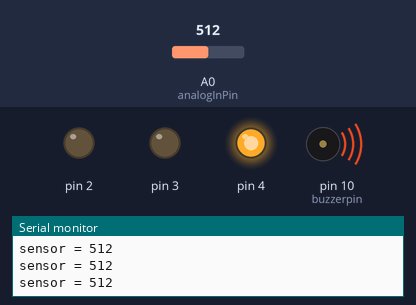
The sketch below on a simulated Arduino Uno, built with avr-gcc and run on an emulated ATmega328P. On the bench: output pins drawn as LEDs (lit = HIGH), buzzer (waves = sounding), the last lines printed to the serial monitor. Inputs (shaded band) come from the test bench; at power-on: A0 (analogInPin) = 512.

Above: at 1.2 s.
1.3 s: A0 (analogInPin) set to 492
At 1.8 s:
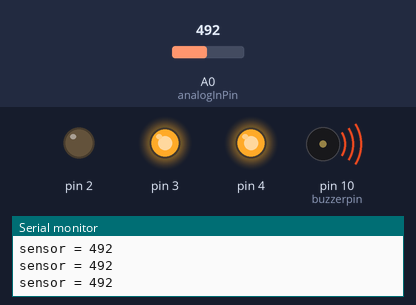
2.8 s: A0 (analogInPin) set to 431
4.3 s: A0 (analogInPin) set to 408
At 5.5 s:
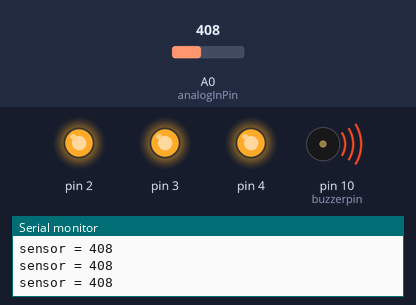
5.9 s: A0 (analogInPin) set to 686
7.4 s: A0 (analogInPin) set to 712
At 8.0 s:
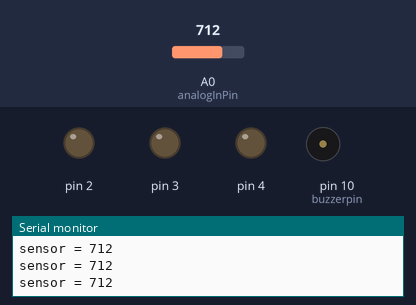
9.0 s: A0 (analogInPin) set to 690
At 10.4 s:
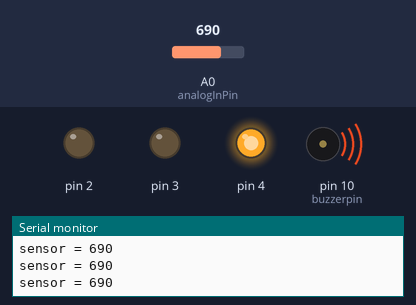
Timing chart, 0 to 11.5 s (numbered marks = the images above; inputs shaded):
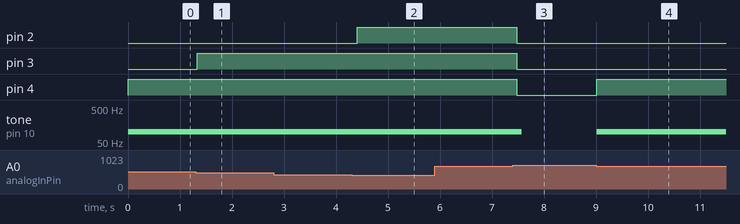

The sketch:

main.ino
```cpp
const int analogInPin = A0;
int sensorValue = 0;
const int buzzerpin =10;

void setup() {
  // declare pin  to be an output:
  pinMode(2,OUTPUT);
  pinMode(3,OUTPUT);
  pinMode(4,OUTPUT);
  pinMode(buzzerpin, OUTPUT);
  Serial.begin(9600);
}

// the loop routine runs over and over again forever:
void loop() {
  sensorValue = analogRead(analogInPin);
  Serial.print("sensor = ");
  Serial.print(sensorValue);
  Serial.print("\n");
  delay(2);
  // conditionals untuk determine kalau lebih dari interval atau kurang dari interval lalu execute
  if((sensorValue>=100)&&(sensorValue<=420)){
    digitalWrite(2,HIGH);
    delay(100);
    }
  else if((sensorValue>=421)&&(sensorValue<=500)){
   digitalWrite(3,HIGH);
   delay(100);
    }
  else if((sensorValue>=501)&&(sensorValue<=700)){
    digitalWrite(4,HIGH);
    tone(buzzerpin, 100);
    delay(100);
    }
  else{
    digitalWrite(2,LOW);
    digitalWrite(3,LOW);
    digitalWrite(4,LOW);
    delay(100);
    noTone(buzzerpin);
    }
}
```

Measured:
- the behaviour switches between 501 and 500 on A0 (analogInPin) (found by bisection; images 0 and 1)
- the behaviour switches between 421 and 420 on A0 (analogInPin) (found by bisection; images 1 and 2)
- the behaviour switches between 700 and 701 on A0 (analogInPin) (found by bisection; images 2 and 3)
- after the input at 1.3 s, pin 3: LOW → HIGH at once
- after the input at 4.3 s, pin 2: LOW → HIGH after 0.10 s
- after the input at 7.4 s, pin 2–4: HIGH → LOW after 0.08 s; tone on pin 10 (buzzerpin): 100 Hz → silent after 0.18 s
- after the input at 9.0 s, pin 4: LOW → HIGH at once; tone on pin 10 (buzzerpin): silent → 100 Hz at once
